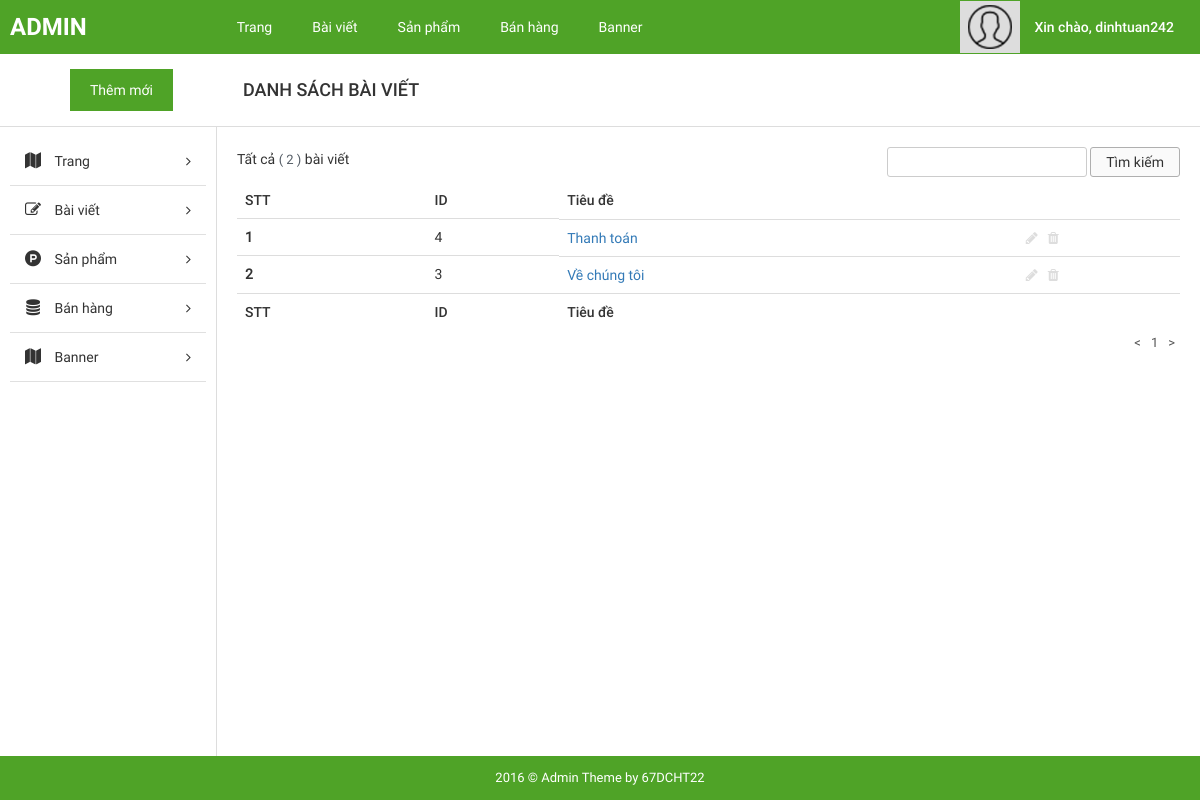
The app's page /admin/?page=list_post (signed in) with its own data.
### tables this page shows
CREATE TABLE `tbl_user` (
  `username` varchar(30) NOT NULL,
  `name` char(50) DEFAULT NULL,
  `email` varchar(200) DEFAULT NULL,
  `phone` varchar(10) DEFAULT NULL,
  `address` varchar(200) DEFAULT NULL,
  `password` varchar(10) NOT NULL
);

CREATE TABLE `tbl_post` (
  `id` int(11) NOT NULL,
  `title` varchar(100) DEFAULT NULL,
  `content` text,
  `image` varchar(100) DEFAULT NULL,
  `mota` text
);

### admin/pages/list_post.php (the view, shortened to what this page needs)
<div id="main-content-wp" class="list-post-page">
    <div class="section" id="title-page">
        <div class="clearfix">
            <a href="?page=add_post" title="" id="add-new" class="fl-left">Thêm mới</a>
            <h3 id="index" class="fl-left">Danh sách bài viết</h3>
        </div>
    </div>
    <div class="wrap clearfix">
        <?php require 'inc/sidebar.php'; ?>
        <div id="content" class="fl-right">
            <div class="section" id="detail-page">
                <div class="section-detail">
                    <div class="filter-wp clearfix">
                        <ul class="post-status fl-left">
                            <li class="all">Tất cả <span class="count">(
                                <?php echo mysqli_num_rows(mysqli_query($conn, "select * from tbl_post")); ?>
                            )</span> bài viết
                        </ul>
                        <form method="POST" action="" class="form-s fl-right">
                            <input type="text" name="s" id="s">
                            <input type="submit" name="sm_s" value="Tìm kiếm">
                        </form>
                    </div>
                    <?php
            if(isset($_GET['trang'])){
                $get_trang = $_GET['trang'];
            }
            else{
                $get_trang = '';
            }
            if ($get_trang == '' || $get_trang == 1){
                $trang = 0;
            }
            else
            {
                $trang = ($get_trang*8)-8;
            }
            ?>
                    <div class="table-responsive">
                        <table class="table list-table-wp">
                            <thead>
                                <tr>
                                    <td><span class="thead-text">STT</span></td>
                                    <td><span class="thead-text">ID</span></td>
                                    <td><span class="thead-text">Tiêu đề</span></td>
                                </tr>
                            </thead>
                            <tbody>
                                <tr>
                                <?php
                                include("../config/dbconfig.php");
                                if (isset($_POST['s'])) {
                                    if ($_POST['s'] != '') {
                                    $s = $_POST['s'];
                                    $sql = "select * from tbl_post where id LIKE '%$s%' or title LIKE '%$s%' order by id desc limit $trang,8";
                                    }
                                    }else{
                                    $sql = "select * from tbl_post order by id desc limit $trang,8";
                                    }
                                $run = mysqli_query($conn, $sql);
                                $i = 0;
                                while ($row = mysqli_fetch_array($run)) {
                                  $i++;
                                  ;?>
                                    <th scope="row"><?php echo $i;?></th>
                                    <td><span class="tbody-text"><?php echo $row["id"];?></h3></span>
                                    <td class="clearfix">
                                        <div class="tb-title fl-left">
                                            <a href="" title=""><?php echo $row["title"];?></a>
                                        </div>
                                        <ul class="list-operation fl-right">
                                            <li><a href="?page=change_post&id=<?php echo $row['id'];?>" title="Sửa" class="edit"><i class="fa fa-pencil" aria-hidden="true"></i></a></li>
                                            <li><a href="?page=delete_post&id=<?php echo $row['id'];?>" title="Xóa" class="delete"><i class="fa fa-trash" aria-hidden="true"></i></a></li>
                                        </ul>
                                    </td>
                                </tr>
                            <?php } ?>
                            </tbody>
                            <thead>
                                <tr style="font-weight: bold;">
                                    <td><span class="thead-text">STT</span></td>
                                    <td><span class="thead-text">ID</span></td>
                                    <td><span class="thead-text">Tiêu đề</span></td>
                                </tr>
                            </thead>
                        </table>
                    </div>
                </div>
            </div>
            <div class="section" id="paging-wp">
                <div class="section-detail clearfix">
                    <ul id="list-paging" class="fl-right">
                        <li>
                            <a href="" title=""><</a>
                        </li>
                        <?php
                            $sql_trang = "select * from tbl_post";
                            $run_trang = mysqli_query($conn,$sql_trang);
                            $sosanpham = mysqli_num_rows($run_trang);
                            $sotrang = ceil($sosanpham/8);
                            for($b=1;$b<=$sotrang;$b++){
                                echo '<li><a href="?page=list_post&trang='.$b.'" style="text-decoration:none">'.' '.$b.' '.'</a></li>';
                            }
                            ?>
                        <li>
                            <a href="" title="">></a>
                        </li>
                    </ul>
                </div>
            </div>
        </div>
    </div>
</div>

### admin/inc/header.php (shortened to what this page needs)
<!DOCTYPE html>
<html>
    <head>
        <link href="public/css/bootstrap/bootstrap.min.css" rel="stylesheet" type="text/css"/>
        <link href="public/css/bootstrap/bootstrap-theme.min.css" rel="stylesheet" type="text/css"/>
        <link href="public/reset.css" rel="stylesheet" type="text/css"/>
        <link href="public/css/font-awesome/css/font-awesome.min.css" rel="stylesheet" type="text/css"/>
        <link href="public/style.css" rel="stylesheet" type="text/css"/>
        <link href="public/responsive.css" rel="stylesheet" type="text/css"/>
    </head>
    <body>
        <div id="site">
            <div id="container">
                <div id="header-wp">
                    <div class="wp-inner clearfix">
                        <a href="?page=list_post" title="" id="logo" class="fl-left">ADMIN</a>
                        <ul id="main-menu" class="fl-left">
                            <li>
                                <a href="?page=list_page" title="">Trang</a>
                            </li>
                            <li>
                                <a href="?page=list_post" title="">Bài viết</a>
                            </li>
                            <li>
                                <a href="?page=list_product" title="">Sản phẩm</a>
                            </li>
                            <li>
                                <a href="?page=list_order" title="">Bán hàng</a>
                            </li>
                            <li>
                                <a href="?page=list_banner" title="">Banner</a>
                            </li>
                        </ul>
                        <div id="dropdown-user" class="dropdown dropdown-extended fl-right">
                            <button class="dropdown-toggle clearfix" type="button"  data-toggle="dropdown" aria-haspopup="true" aria-expanded="true">
                                <div id="thumb-circle" class="fl-left">
                                    <img src="public/images/img-admin.png">
                                </div>
                                <?php
                                    include("../config/dbconfig.php");
                                    $email = $_SESSION['email'];
                                    $sql = "SELECT * from tbl_user where email = '$email'";
                                    $run = mysqli_query($conn, $sql);
                                    $row = mysqli_fetch_array($run);
                                ;?>
                                <h3 id="account" class="fl-right">Xin chào, <?php echo $row["username"];?></h3>
                            </button>
                        </div>
                    </div>
                </div>

### admin/public/css/import/global.css (style rules this page uses)
body { font-family: "Roboto Regular"; font-size: 14px; line-height: 24px; color: #333; }
.fl-left { float: left; }
.fl-right { float: right; }
img { max-width: 100%; height: auto; display: block; }
ul li { list-style: none!important; }
a { text-decoration: none!important; }
.dropdown .dropdown-toggle { background: none; border: none; outline: none; }

### admin/public/css/import/list_post.css (style rules this page uses)
#header-wp { background: #4fa327; }
#main-menu { margin-left: 120px; }
#main-menu li { float: left; }
#main-menu li a { display: block; color: #fff; padding: 15px 20px; }
#logo { font-family: 'Roboto Bold'; font-weight: normal; color: #fff; font-size: 24px; padding: 15px 10px; }
#thumb-circle { display: block; padding: 4px 8px; background: #ddd; }
#account { font-family: 'Roboto Medium'; font-weight: normal; color: #fff; padding: 14px 20px 14px 14px; }
#content { width: 82%; border-left: 1px solid #ddd; padding: 20px; }
#title-page { border-bottom: 1px solid #ddd; }
#add-new { display: inline-block; color: #fff; background: #4fa327; padding: 9px 20px; margin: 15px 70px; }
#index { font-family: 'Roboto Medium'; font-weight: normal; text-transform: uppercase; font-size: 18px; padding: 24px 0px; }
.list-table-wp thead tr td { font-family: 'Roboto Medium'; font-weight: normal; }
.list-operation li { float: left; }
.list-operation li a { display: block; padding: 0px 5px; color: #ddd; }
.tb-title { width: 75%; display: -webkit-box; -webkit-line-clamp: 1; -moz-line-clamp: 1; -o-line-clamp: 1; -webkit-box-orient: vertical; -moz-box-orient: vertical; -o-box-orient: vertical; max-height: 100%; overflow: hidden; }
.list-operation { width: 25%; }
#list-paging li { float: left; }
#list-paging li a { display: inline-block; color: #555; font-size: 13px; padding: 0px 5px; }
#main-menu > li { position: relative; }
.filter-wp { margin-bottom: 5px; }
.post-status li { float: left; font-size: 14px; margin-right: 5px; }
.post-status li .count { color: #555d66; font-size: 13px; display: inline-block; }
.form-s input[type="text"], .form-actions select { border-radius: 3px; border: 1px solid #ccc; padding: 2px 10px; }
.form-s input[type="submit"], .form-actions input[type="submit"] { border-radius: 3px; border: 1px solid #afafaf; padding: 2px 15px; background: #fafafa; }

### admin/public/css/import/detail_order.css (style rules this page uses)
.table { margin-bottom: 0!important; }

### records on screen
tbl_user: username "dinhtuan242"
tbl_post: id "4", title "Thanh toán"
tbl_post: id "3", title "Về chúng tôi"

### other values on screen
mysqli_num_rows(mysqli_query($conn, "select * from tbl_post")) "2"
